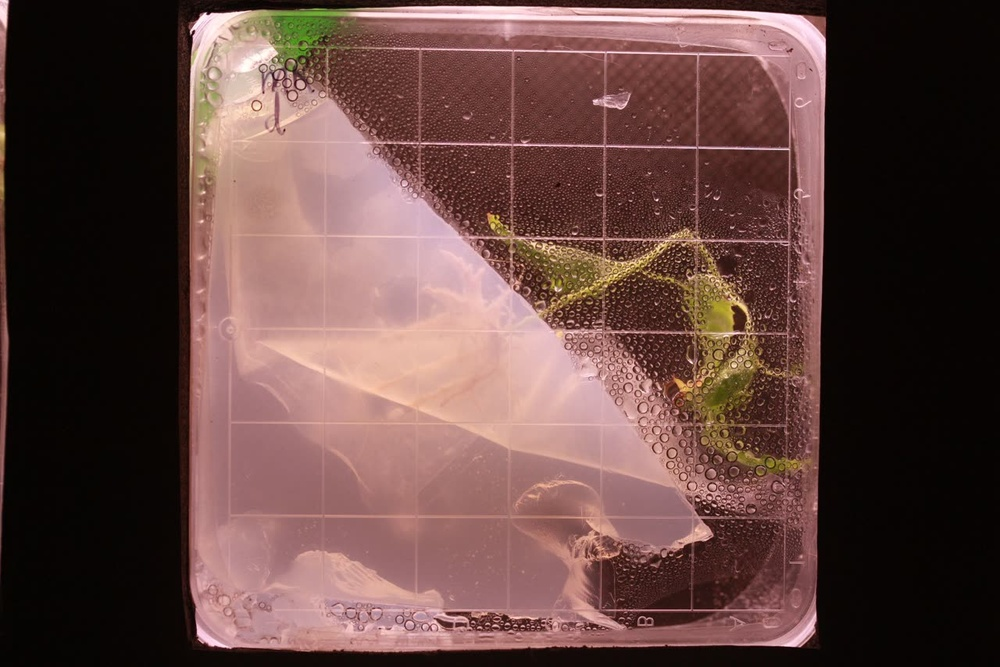
#> input picture assets/trees_stills/images/TREES_MR_m1-4_02.jpg, 1000 x 667 px, shrunk from 1280 x 854 before the run
$ python -i segment_lib.py   (imports and definitions only)
#> lines starting #> are read from the running program, lines starting #| are printed output that depends on the picture; after the words box and inside, x2 and y2 are one past the last pixel; in counts of white or black regions, pixels touching at a corner belong together
#> further down, picture is the input picture: shape (667, 1000, 3); mean B, G, R 65.8, 69.9, 99.3
"""
Canopy segmentation for MadWest TREES timelapse frames.

Each frame is a backlit agar plate: green shoot/canopy (what we measure),
reddish roots, a reference grid, and a bright yellow backlight glow we must
NOT count. We isolate the green canopy with a combination of:
  - Excess-Green index (ExG = 2G - R - B), the classic vegetation index, and
  - an HSV hue gate that keeps true greens and rejects the yellow backlight,
then clean up with morphology and keep only sizeable blobs.
"""
import cv2
import numpy as np


def segment_canopy(bgr):
    """Return (mask uint8 0/255, canopy_pixel_count) for a BGR image.

    Plates vary from deep-green to brightly-backlit yellow-green, so a fixed
    hue gate fails. The Excess-Green index captures the canopy completely;
    we then drop near-white backlight glare (blown-out pixels are bright in
    ALL channels, whereas even yellow leaves keep a low blue channel).
    """
    img = bgr.astype(np.float32)
    b, g, r = img[:, :, 0], img[:, :, 1], img[:, :, 2]
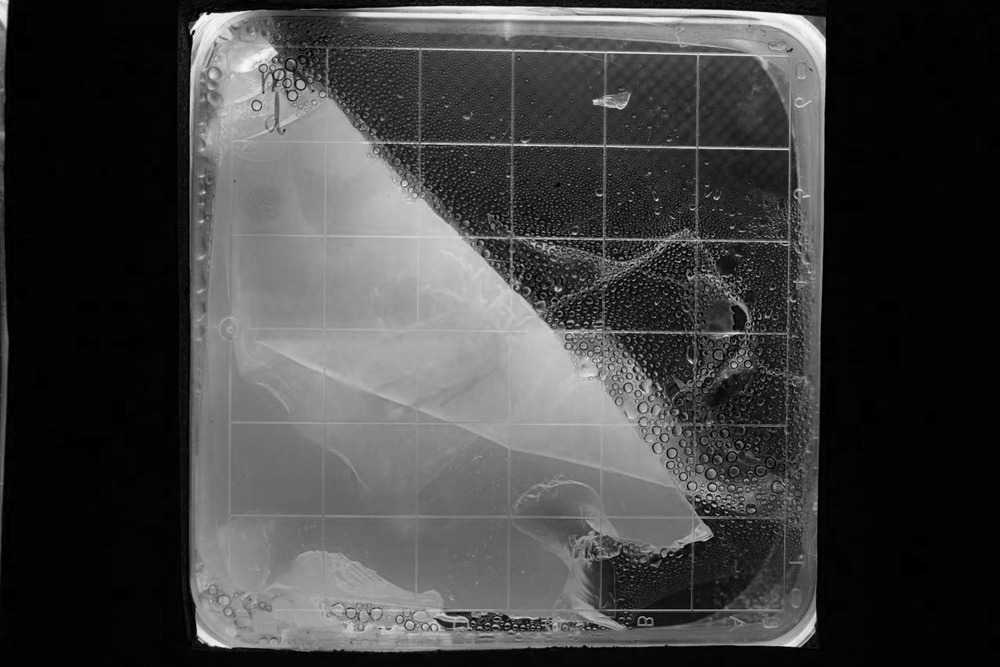
#> b: shape (667, 1000) float32; min 0, max 255, mean 65.8
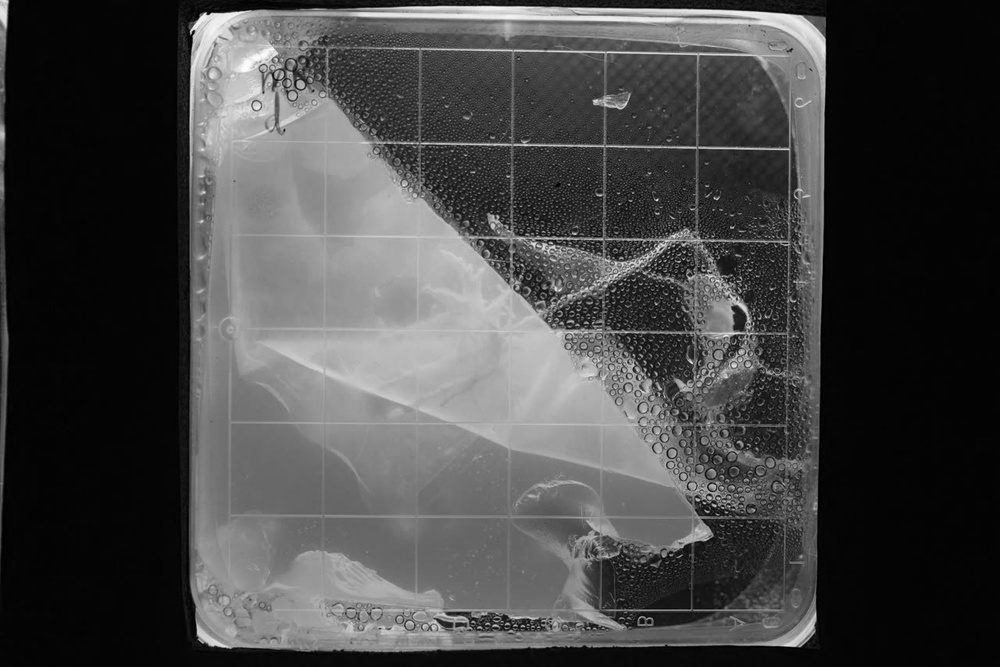
#> g: shape (667, 1000) float32; min 0, max 255, mean 69.9
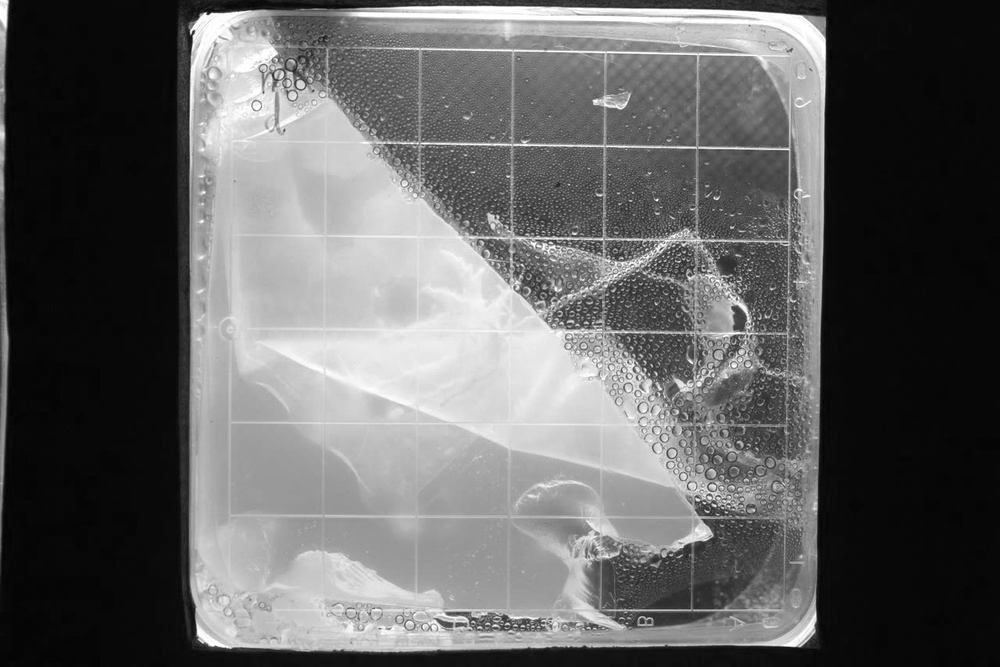
#> r: shape (667, 1000) float32; min 1, max 255, mean 99.3

    exg = 2 * g - r - b                     # vegetation index
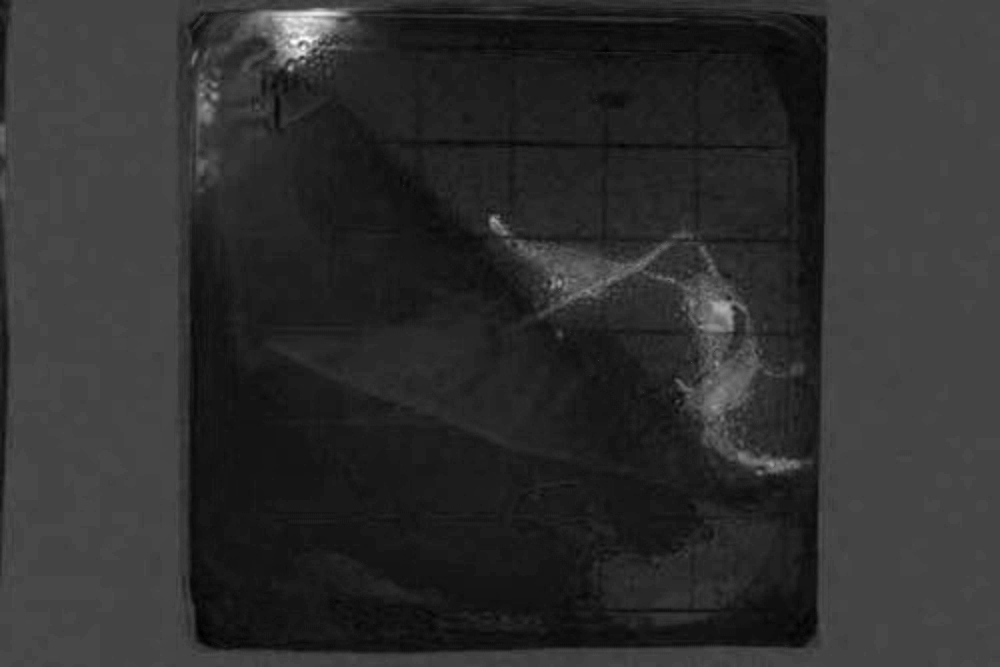
#> exg: shape (667, 1000) float32; min -75, max 193, mean -25.3; drawn with min black and max white
    is_green = exg > 20
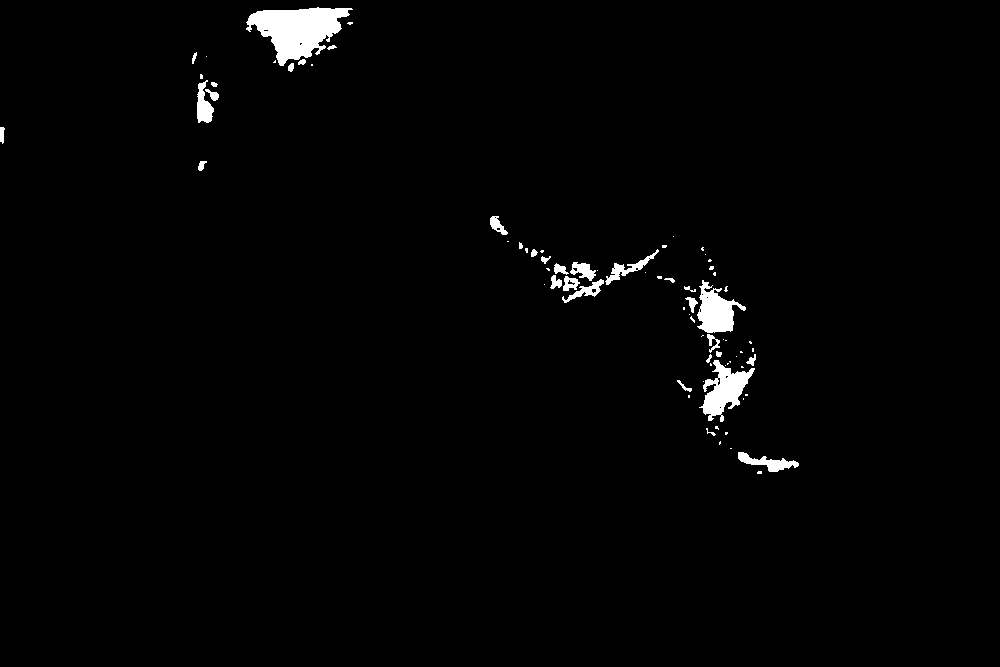
#> is_green: shape (667, 1000) bool; 1.5% white; 77 white regions (45 under 20 px), largest, box (x1, y1, x2, y2) and area: (246, 7, 353, 66) 3454, (699, 360, 755, 422) 1548, (697, 280, 746, 333) 1360
    min_ch = np.minimum(np.minimum(r, g), b)
    glare = min_ch > 170                    # near-white backlight / frost glare
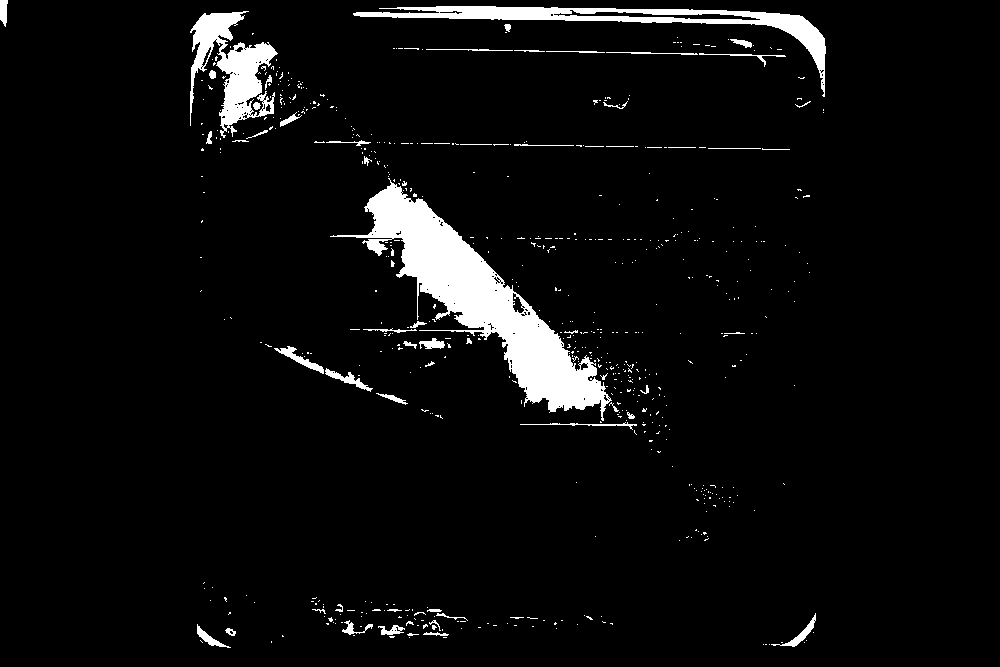
#> glare: shape (667, 1000) bool; 4.9% white; 627 white regions (571 under 20 px), largest, box (x1, y1, x2, y2) and area: (330, 178, 612, 421) 16552, (353, 6, 826, 97) 5676, (190, 11, 278, 138) 4700
    mask = is_green & (~glare)
#> mask: shape (667, 1000) bool; 1.5% white; 76 white regions (44 under 20 px), largest, box (x1, y1, x2, y2) and area: (246, 7, 353, 66) 3453, (699, 360, 755, 422) 1547, (697, 280, 746, 333) 1360
    mask = (mask.astype(np.uint8)) * 255

    # Clean: close small gaps, open away speckle.
    k = cv2.getStructuringElement(cv2.MORPH_ELLIPSE, (5, 5))
    mask = cv2.morphologyEx(mask, cv2.MORPH_OPEN, k, iterations=1)
#> mask: shape (667, 1000); 1.3% white; 31 white regions (4 under 20 px), largest, box (x1, y1, x2, y2) and area: (247, 7, 349, 66) 3344, (703, 360, 752, 416) 1332, (698, 290, 735, 333) 1200
    mask = cv2.morphologyEx(mask, cv2.MORPH_CLOSE, k, iterations=2)
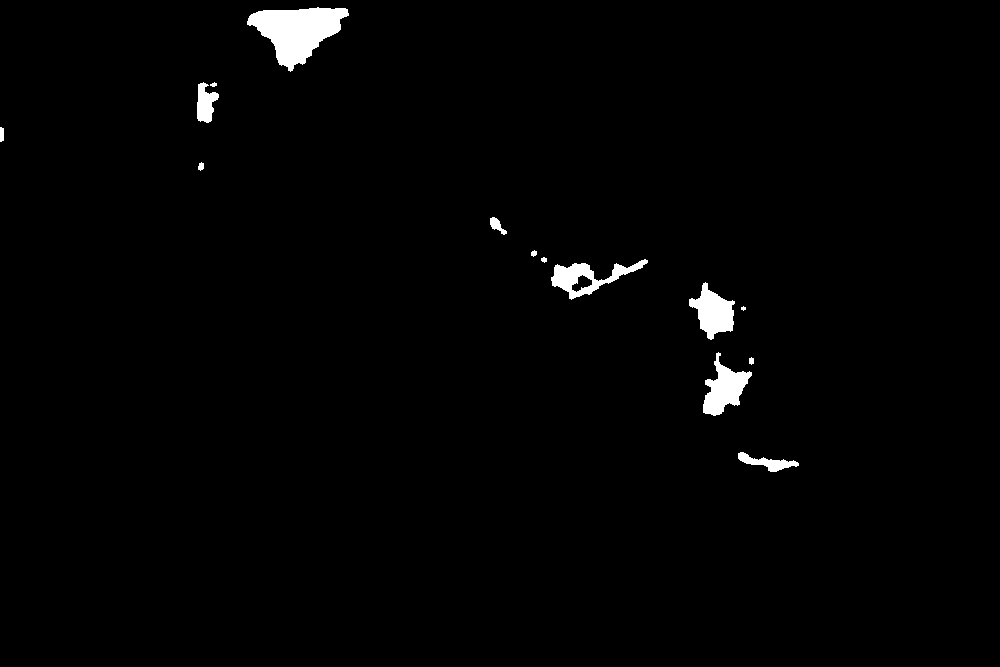
#> mask: shape (667, 1000); 1.4% white; 14 white regions (1 under 20 px), largest, box (x1, y1, x2, y2) and area: (247, 7, 349, 72) 3563, (703, 352, 752, 416) 1502, (689, 282, 735, 340) 1435

    # Drop tiny connected components (noise, grid speckle).
    n, lab, stats, _ = cv2.connectedComponentsWithStats(mask, connectivity=8)
#> lab: shape (667, 1000) int32; 15 distinct labels, from 0 to 14
#> n = 15; stats = 15 rows, first 6: [0, 0, 1000, 667, 657692], [247, 7, 102, 65, 3563], [197, 82, 22, 41, 566], [210, 82, 7, 5, 23], [0, 127, 4, 15, 56], [198, 162, 6, 9, 40]
    clean = np.zeros_like(mask)
    for i in range(1, n):
        if stats[i, cv2.CC_STAT_AREA] >= 80:
            clean[lab == i] = 255

    return clean, int(np.count_nonzero(clean))


def overlay(bgr, mask, color=(0, 0, 255)):
    """Tint segmented canopy for visual QA."""
    out = bgr.copy()
    out[mask > 0] = (0.45 * np.array(color) + 0.55 * out[mask > 0]).astype(np.uint8)
    return out

>>> import cv2
>>> picture = cv2.imread('../assets/trees_stills/images/TREES_MR_m1-4_02.jpg')
>>> result = segment_canopy(picture)
